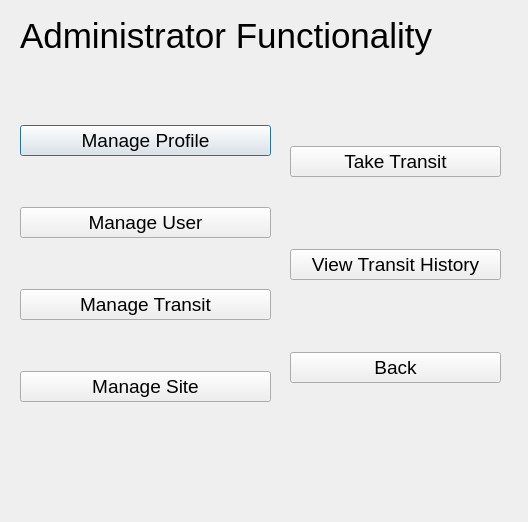
<?xml version="1.0" encoding="UTF-8"?>
<ui version="4.0">
 <class>admin_functionality</class>
 <widget class="QDialog" name="admin_functionality">
  <property name="geometry">
   <rect>
    <x>0</x>
    <y>0</y>
    <width>528</width>
    <height>522</height>
   </rect>
  </property>
  <property name="windowTitle">
   <string>Administrator Functionality</string>
  </property>
  <widget class="QLabel" name="label">
   <property name="geometry">
    <rect>
     <x>20</x>
     <y>10</y>
     <width>481</width>
     <height>51</height>
    </rect>
   </property>
   <property name="font">
    <font>
     <pointsize>26</pointsize>
    </font>
   </property>
   <property name="text">
    <string>Administrator Functionality</string>
   </property>
  </widget>
  <widget class="QWidget" name="verticalLayoutWidget">
   <property name="geometry">
    <rect>
     <x>20</x>
     <y>80</y>
     <width>251</width>
     <height>371</height>
    </rect>
   </property>
   <layout class="QVBoxLayout" name="verticalLayout">
    <item>
     <widget class="QPushButton" name="manag_profile_btn">
      <property name="font">
       <font>
        <pointsize>14</pointsize>
       </font>
      </property>
      <property name="text">
       <string>Manage Profile</string>
      </property>
     </widget>
    </item>
    <item>
     <widget class="QPushButton" name="manage_user_btn">
      <property name="font">
       <font>
        <pointsize>14</pointsize>
       </font>
      </property>
      <property name="text">
       <string>Manage User</string>
      </property>
     </widget>
    </item>
    <item>
     <widget class="QPushButton" name="manage_transit_btn">
      <property name="font">
       <font>
        <pointsize>14</pointsize>
       </font>
      </property>
      <property name="text">
       <string>Manage Transit</string>
      </property>
     </widget>
    </item>
    <item>
     <widget class="QPushButton" name="manag_site_btn">
      <property name="font">
       <font>
        <pointsize>14</pointsize>
       </font>
      </property>
      <property name="text">
       <string>Manage Site</string>
      </property>
     </widget>
    </item>
   </layout>
  </widget>
  <widget class="QWidget" name="verticalLayoutWidget_2">
   <property name="geometry">
    <rect>
     <x>290</x>
     <y>80</y>
     <width>211</width>
     <height>371</height>
    </rect>
   </property>
   <layout class="QVBoxLayout" name="verticalLayout_2">
    <item>
     <widget class="QPushButton" name="take_transit_btn">
      <property name="font">
       <font>
        <pointsize>14</pointsize>
       </font>
      </property>
      <property name="text">
       <string>Take Transit</string>
      </property>
     </widget>
    </item>
    <item>
     <widget class="QPushButton" name="view_transit_history_btn">
      <property name="font">
       <font>
        <pointsize>14</pointsize>
       </font>
      </property>
      <property name="text">
       <string>View Transit History</string>
      </property>
     </widget>
    </item>
    <item>
     <widget class="QPushButton" name="back_btn">
      <property name="font">
       <font>
        <pointsize>14</pointsize>
       </font>
      </property>
      <property name="text">
       <string>Back</string>
      </property>
     </widget>
    </item>
   </layout>
  </widget>
 </widget>
 <resources/>
 <connections/>
</ui>
